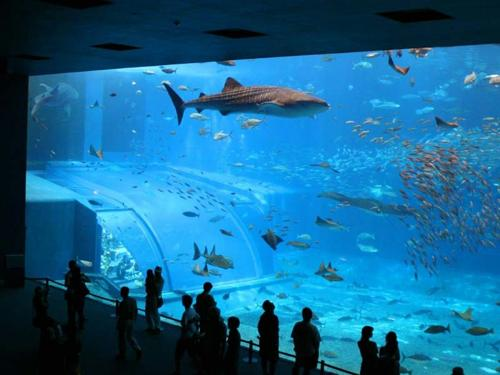
#> input picture CV_A/Assignment_1/data/aquarium/sun_acrwlrwonzyicgct.jpg, 500 x 375 px, given in place of cv_cover.jpg, which was not available
$ python test_1.py
#> lines starting #> are read from the running program, lines starting #| are printed output that depends on the picture; pictures that were not available may be replaced by others from this repository, and a replacement may not be noted
### CV_A/Assignment_3/python/helper.py
import numpy as np
import cv2
import scipy.io as sio
from matplotlib import pyplot as plt
import skimage.feature

PATCHWIDTH = 9

def briefMatch(desc1,desc2,ratio):

    matches = skimage.feature.match_descriptors(desc1,desc2,'hamming',cross_check=True,max_ratio=ratio)
    return matches


# [9 lines left out: function plotMatches, not called in this run]


def makeTestPattern(patchWidth, nbits):

    np.random.seed(0)
    compareX = patchWidth*patchWidth * np.random.random((nbits,1))
    compareX = np.floor(compareX).astype(int)
    np.random.seed(1)
    compareY = patchWidth*patchWidth * np.random.random((nbits,1))
    compareY = np.floor(compareY).astype(int)

    return (compareX, compareY)


def computePixel(img, idx1, idx2, width, center):

    halfWidth = width // 2
    col1 = idx1 % width - halfWidth
    row1 = idx1 // width - halfWidth
    col2 = idx2 % width - halfWidth
    row2 = idx2 // width - halfWidth
    return 1 if img[int(center[0]+row1)][int(center[1]+col1)] < img[int(center[0]+row2)][int(center[1]+col2)] else 0


def computeBrief(img, locs):

    patchWidth = 9
    nbits = 256
    compareX, compareY = makeTestPattern(patchWidth,nbits)
    m, n = img.shape

    halfWidth = patchWidth//2

    locs = np.array(list(filter(lambda x: halfWidth <= x[0] < m-halfWidth and halfWidth <= x[1] < n-halfWidth, locs)))
    desc = np.array([list(map(lambda x: computePixel(img, x[0], x[1], patchWidth, c), zip(compareX, compareY))) for c in locs])

    return desc, locs


def corner_detection(img, sigma):

    # fast method
    result_img = skimage.feature.corner_fast(img, n=PATCHWIDTH, threshold=sigma)
    locs = skimage.feature.corner_peaks(result_img, min_distance=1)
    return locs


# [31 lines left out: function loadVid, not called in this run]

### CV_A/Assignment_3/python/matchPics.py
import numpy as np
import cv2
import skimage.color
from helper import briefMatch
from helper import computeBrief
from helper import corner_detection

# Q2.1.4

def matchPics(I1, I2, opts):
        """
        Match features across images

        Input
        -----
        I1, I2: Source images
        opts: Command line args

        Returns
        -------
        matches: List of indices of matched features across I1, I2 [p x 2]
        locs1, locs2: Pixel coordinates of matches [N x 2]
        """
        print("computing image matches")
        ratio = opts.ratio  #'ratio for BRIEF feature descriptor'
        sigma = opts.sigma  #'threshold for corner detection using FAST feature detector'


        # TODO: Convert Images to GrayScale
        I1 = skimage.color.rgb2gray(I1)
        I2 = skimage.color.rgb2gray(I2)

        # TODO: Detect Features in Both Images
        # locs1 is just the detected corners of I1
        locs1 = corner_detection(I1, sigma)
        locs2 = corner_detection(I2, sigma)

        # TODO: Obtain descriptors for the computed feature locations
        # We use the breif descriptor to give the patch descriptions (patch of pixel width = 9)
        # for the corners(keypoints) which we obtained from corner_description

        # desc is the binary string (len(string)=256 and 256bits)
        # which serves as the feature descriptor
        desc1, locs1 = computeBrief(I1, locs1)
        desc2, locs2 = computeBrief(I2, locs2)

        # TODO: Match features using the descriptors
        matches = briefMatch(desc1, desc2, ratio)
        print(f'Computed {matches.shape[0]} matches successfully')

        return matches, locs1, locs2

### CV_A/Assignment_3/python/opts.py
'''
Hyperparameters wrapped in argparse
This file contains most of tuanable parameters for this homework


You can change the values by changing their default fields or by command-line
arguments. For example, "python q2_1_4.py --sigma 0.15 --ratio 0.7"
'''

import argparse

def get_opts():
    parser = argparse.ArgumentParser(description='16-720 HW2: Homography')

    ## Feature detection (requires tuning)
    parser.add_argument('--sigma', type=float, default=0.15,
                        help='threshold for corner detection using FAST feature detector')
    parser.add_argument('--ratio', type=float, default=0.7,
                        help='ratio for BRIEF feature descriptor')

    ## Ransac (requires tuning)
    parser.add_argument('--max_iters', type=int, default=500,
                        help='the number of iterations to run RANSAC for')
    parser.add_argument('--inlier_tol', type=float, default=2.0,
                        help='the tolerance value for considering a point to be an inlier')

    ## Additional options (add your own hyperparameters here)

    ##
    opts = parser.parse_args()

    return opts

### CV_A/Assignment_3/python/test_1.py
from copy import deepcopy
from dataclasses import replace
import numpy as np
import cv2
import matplotlib.pyplot as plt
import skimage.color
import math
import random
from scipy import ndimage
from matchPics import matchPics
from helper import plotMatches
from opts import get_opts

def computeH(x1, x2):
    """
    Computes the homography based on
    matching points in both images

    Args:
        x1: keypoints in image 1
        x2: keypoints in image 2

    Returns:
        H2to1: the homography matrix
    """

    # Define a dummy H matrix
    A_build = []

    #? Define the A matrix for (Ah = 0) (A matrix size = N*2 x 9)
    for i in range(x1.shape[0]):
        row_1 = np.array([ x2[i,0], x2[i,1], 1, 0, 0, 0, -x1[i,0]*x2[i,0], -x1[i,0]*x2[i,1], -x1[i,0] ])
        row_2 = np.array([ 0, 0, 0, x2[i,0], x2[i,1], 1, -x1[i,1]*x2[i,0], -x1[i,1]*x2[i,1], -x1[i,1] ])
        A_build.append(row_1)
        A_build.append(row_2)

    A = np.stack(A_build, axis=0)

    #? Do the least squares minimization to get the homography matrix
    #? this is done as eigenvector coresponding to smallest eigen value of A`A = H matrix
    #! Which one is correct?
    u, s, v = np.linalg.svd(np.matmul(A.T, A))
    # u, s, v = np.linalg.svd(A)

    # here the linalg.svd gives v_transpose
    # but we need just V therefore we again transpose
    v = np.transpose(v)

    # print("the V matrix is \n", np.round(v, 3))
    # print("\n the singular matrix is \n", s)

    H2to1 = np.reshape(v[:,-1], (3,3))
    # print("unnormed Homography matrix is \n", H2to1)
    return H2to1

def computeH_norm(x1, x2):
    """
    Compute the normalized coordinates
    and also the homography matrix using computeH

    Args:
        x1 (Mx2): the matched locations of corners in img1
        x2 (Mx2): the matched locations of corners in img2

    Returns:
        H2to1: Hmography matrix after denormalization
    """
    # Q2.2.2
    # Compute the centroid of the points
    centroid_img_1 = np.sum(x1, axis=0)/x1.shape[0]
    centroid_img_2 = np.sum(x2, axis=0)/x2.shape[0]

    # print(f'centroid of img1 is {centroid_img_1} \n centroid of img2 is {centroid_img_2}')

    # Shift the origin of the points to the centroid
    # let origin for img1 be centroid_img_1 and similarly for img2
    #? Now translate every point such that centroid is at [0,0]
    moved_x1 = x1 - centroid_img_1
    moved_x2 = x2 - centroid_img_2

    #! Remove below lines after testing
    moved_centroid_img1 = np.sum(moved_x1, axis=0)/x1.shape[0]
    moved_centroid_img2 = np.sum(moved_x2, axis=0)/x2.shape[0]

    # print(f'updated centroid of img1 is {moved_centroid_img1} \n updated centroid of img2 is {moved_centroid_img2}')

    # Normalize the points so that the largest distance from the origin is equal to sqrt(2)
    # current_avg_dist_img1 = np.sqrt(np.sum(moved_x1[:,0]*moved_x1[:,0], axis=0) + np.sum(moved_x1[:,1]*moved_x1[:,1], axis=0))
    # current_avg_dist_img2 = np.sqrt(np.sum(moved_x2[:,0]*moved_x2[:,0], axis=0) + np.sum(moved_x2[:,1]*moved_x2[:,1], axis=0))

    current_avg_dist_img1 = np.sum(np.sqrt(( (moved_x1[:,0] * moved_x1[:,0])+(moved_x1[:,1]*moved_x1[:,1]) )))/x1.shape[0]
    current_avg_dist_img2 = np.sum(np.sqrt(( (moved_x2[:,0] * moved_x2[:,0])+(moved_x2[:,1]*moved_x2[:,1]) )))/x2.shape[0]

    # print(f'avg dist of img1 is {current_avg_dist_img1} \n avg dist of img2 is {current_avg_dist_img2}')
    # moved and scaled image 1 points

    scale1 = (1 / (current_avg_dist_img1)) * np.sqrt(2)
    scale2 = (1 / (current_avg_dist_img2)) * np.sqrt(2)
    moved_scaled_x1 = moved_x1 * scale1
    moved_scaled_x2 = moved_x2 * scale2

    # print("scale1 is", scale1)
    # print("scale2 is", scale2)

    #! Remove the below lines after testing
    updated_avg_dist_img1 = np.sum(np.sqrt(( (moved_scaled_x1[:,0] * moved_scaled_x1[:,0])+(moved_scaled_x1[:,1]*moved_scaled_x1[:,1]) )))/x1.shape[0]
    updated_avg_dist_img2 = np.sum(np.sqrt(( (moved_scaled_x2[:,0] * moved_scaled_x2[:,0])+(moved_scaled_x2[:,1]*moved_scaled_x2[:,1]) )))/x2.shape[0]
    # print(f'avg dist of img1 is {updated_avg_dist_img1} \n avg dist of img2 is {updated_avg_dist_img2}')

    # Similarity transform 1
    #? We construct the transformation matrix to be 3x3 as it has to be same shape of Homography
    t1 = np.diag([scale1, scale1, 1])
    t1[0:2,2] = -scale1*centroid_img_1

    # Similarity transform 2
    t2 = np.diag([scale2, scale2, 1])
    t2[0:2,2] = -scale2*centroid_img_2

    # Compute homography
    H = computeH(moved_scaled_x1, moved_scaled_x2)

    # Denormalization
    H2to1 = np.matmul(np.linalg.inv(t1), np.matmul(H, t2))

    return H2to1

def create_matched_points(matches, locs1, locs2):
    """
    Match the corners in img1 and img2 according to the BRIEF matched points

    Args:
        matches (Mx2): Vector containing the index of locs1 and locs2 which matches
        locs1 (Nx2): Vector containing corner positions for img1
        locs2 (Nx2):  Vector containing corner positions for img2

    Returns:
        _type_: _description_
    """
    matched_points = np.array([0.0,0.0,0.0,0.0], dtype=np.float32)
    for i in range(matches.shape[0]):
        matched_points = np.vstack((matched_points,
                                    np.array([locs1[matches[i,0],0],
                                              locs1[matches[i,0],1],
                                              locs2[matches[i,1],0],
                                              locs2[matches[i,1],1]])))

    # remove the first dummy value and return
    return matched_points[1:,:]

def test_homography(im_dst, im_src, h):
    # h = np.linalg.inv(h)
    # Warp destination image to source image based on homography
    # im_out = cv2.warpPerspective(im_dst, h, (im_dst.shape[1]+200,im_dst.shape[0]+200))
    im_out = cv2.warpPerspective(im_src, h, (im_dst.shape[1],im_dst.shape[0]))

    # Display images
    cv2.imshow("Source Image", im_src)
    cv2.imshow("Destination Image", im_dst)
    cv2.imshow("Warped Destination Image", im_out)
    cv2.waitKey()

def computeH_ransac(locs1, locs2, opts):
    #Q2.2.3
    #Compute the best fitting homography given a list of matching points
    max_iters = opts.max_iters  # the number of iterations to run RANSAC for
    inlier_tol = opts.inlier_tol # the tolerance value for considering a point to be an inlier

    # define size of both locs1 and locs2
    num_rows = locs1.shape[0]

    # define a container for keeping track of inlier counts
    final_inlier_count = 0
    final_distance_error = 10000

    #? Create a boolean vector of length N where 1 = inlier and 0 = outlier
    for i in range(max_iters):
        test_locs1 = deepcopy(locs1)
        test_locs2 = deepcopy(locs2)
        # chose a random sample of 4 points to find H
        rand_index = []

        rand_index = random.sample(range(int(locs1.shape[0])),k=4)

        rand_points_1 = []
        rand_points_2 = []

        for j in rand_index:
            rand_points_1.append(locs1[j,:])
            rand_points_2.append(locs2[j,:])

        test_locs1 = np.delete(test_locs1, rand_index, axis=0)
        test_locs2 = np.delete(test_locs2, rand_index, axis=0)

        correspondence_points_1 = np.vstack(rand_points_1)
        correspondence_points_2 = np.vstack(rand_points_2)

        ref_H = computeH_norm(correspondence_points_1, correspondence_points_2)
        inliers, inlier_count, distance_error = compute_inliers(ref_H, test_locs1, test_locs2, inlier_tol)

        if (inlier_count > final_inlier_count) and (distance_error < final_distance_error):
            final_inlier_count = inlier_count
            final_inliers = inliers
            most_inlier_h = ref_H
            final_corresp_points_1 = correspondence_points_1
            final_corresp_points_2 = correspondence_points_2
            final_distance_error = distance_error

    print("original point count is", locs1.shape[0])
    print("final inlier count is", final_inlier_count)
    print("final inlier's cumulative distance error is", final_distance_error)

    delete_indexes = np.where(final_inliers==0)
    print("delete indexes is", delete_indexes)
    final_locs_1 = np.delete(test_locs1, delete_indexes, axis=0)
    final_locs_2 = np.delete(test_locs2, delete_indexes, axis=0)

    final_locs_1 = np.vstack((final_locs_1, final_corresp_points_1))
    final_locs_2 = np.vstack((final_locs_2, final_corresp_points_2))

    print("refined_locs1 shape is", final_locs_1.shape)
    print("refined_locs2 shape is", final_locs_2.shape)

    bestH2to1 = computeH_norm(final_locs_1, final_locs_2)
    return bestH2to1, final_inliers

def compute_inliers(H, x1, x2, tol):
    inliers = []
    count = 0
    distance_error_sum = 0
    for i in range(x1.shape[0]):
        p1 = x1[i,:]
        p1 = np.append(p1, 1)
        p2 = x2[i,:]

        point2_estimate_no_scale = np.matmul(H, p1)
        p2_est = np.array([point2_estimate_no_scale[0]/point2_estimate_no_scale[2],
                            point2_estimate_no_scale[1]/point2_estimate_no_scale[2]])

        # distance between 2 points
        dist_error = math.sqrt(math.pow((p1[1]-p2_est[1]),2) + math.pow((p1[0]-p2_est[0]),2))
        distance_error_sum += dist_error
        print("dist error is", dist_error)

        if dist_error < tol:
            inliers.append(1)
            count += 1
        else:
            inliers.append(0)

    inliers = np.array(inliers)
    # print("inlier count is", count)
    # print("inliers is", inliers)
    return inliers, count, distance_error_sum


if __name__ == "__main__":

    opts = get_opts()
    image1 = cv2.imread('../data/cv_cover.jpg')
#> image1 is the input picture: shape (375, 500, 3); mean B, G, R 147.8, 104.2, 21.8
    # image2 = ndimage.rotate(image1, 3)
    image2 = cv2.imread('../data/cv_desk.png')
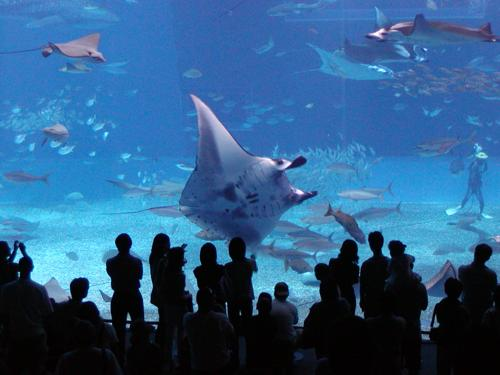
#> input picture CV_A/Assignment_1/data/aquarium/sun_aegjsohwfecizxjd.jpg, 500 x 375 px, given in place of cv_desk.png, which was not available
#> image2 is the input picture: shape (375, 500, 3); mean B, G, R 137.4, 94.1, 46.4


    image1_gray = skimage.color.rgb2gray(image1)
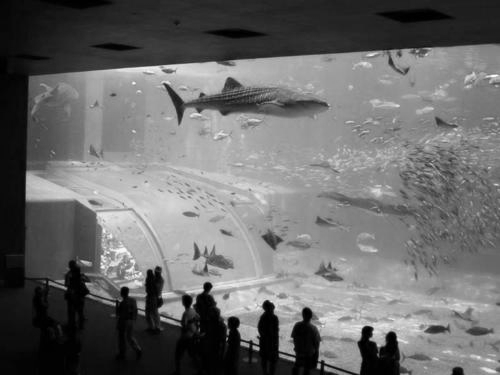
#> image1_gray: shape (375, 500) float64; min 0, max 0.989, mean 0.422
    image2_gray = skimage.color.rgb2gray(image2)
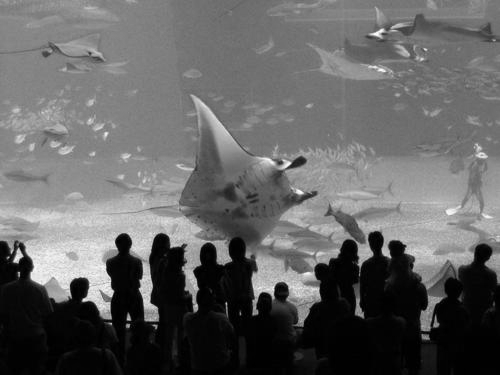
#> image2_gray: shape (375, 500) float64; min 0, max 0.992, mean 0.392

    matches, locs1, locs2 = matchPics(image1, image2, opts)
#> in corner_detection, `result_img = skimage.feature.corner_fast(img, n=PATCHWIDTH, threshold=..`:
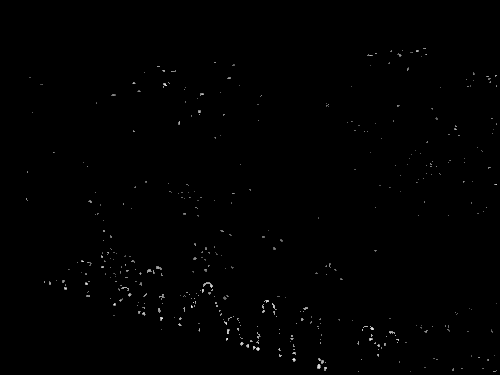
#> result_img: shape (375, 500) float64; min 0, max 7.72, mean 0.0301; drawn with min black and max white
#> in corner_detection, `locs = skimage.feature.corner_peaks(result_img, min_distance=1)`: locs = 419 pairs, first value 48 to 371, second value 26 to 496
#> in matchPics, `locs1 = corner_detection(I1, sigma)`: locs1 has the same summary as locs in corner_detection
#> call 2 of corner_detection, with sigma = 0.15
#> in corner_detection (call 2), `result_img = skimage.feature.corner_fast(img, n=PATCHWIDTH, threshold=..`:
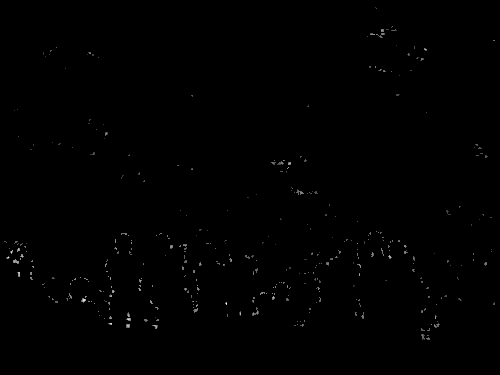
#> result_img: shape (375, 500) float64; min 0, max 11.03, mean 0.0337; drawn with min black and max white
#> in corner_detection (call 2), `locs = skimage.feature.corner_peaks(result_img, min_distance=1)`: locs = 385 pairs, first value 8 to 338, second value 4 to 494
#> in matchPics, `locs2 = corner_detection(I2, sigma)`: locs2 has the same summary as locs in corner_detection
#> in computeBrief, `locs = np.array(list(filter(lambda x: halfWidth <= x[0] < m-halfWidth ..`: locs = 411 pairs, first value 48 to 369, second value 26 to 494
#> in matchPics, `desc1, locs1 = computeBrief(I1, locs1)`: locs1 has the same summary as locs in computeBrief
#> in briefMatch, `matches = skimage.feature.match_descriptors(desc1,desc2,'hamming',cros..`: matches = [[17, 139], [20, 291], [68, 113], [120, 238], [121, 373], [129, 323], [131, 377], [176, 185], [181, 367], [197, 131], [231, 316]]
#| Computed 11 matches successfully
#> locs1 has the same summary as locs in computeBrief; locs2 = 385 pairs, first value 8 to 338, second value 4 to 494

    # invert the columns of locs1 and locs2
    locs1[:, [1, 0]] = locs1[:, [0, 1]]
    locs2[:, [1, 0]] = locs2[:, [0, 1]]

    matched_points = create_matched_points(matches, locs1, locs2)
#> the loop in create_matched_points, `for i in range(matches.shape[0]):` made 11 passes
#> matched_points on passes 1 to 2: [[0, 0, 0, 0], [228, 330, 358, 300]], [[0, 0, 0, 0], [228, 330, 358, 300], [193, 302, 300, 321]]
#> after the loop in create_matched_points, `for i in range(matches.shape[0]):`: matched_points = [[0, 0, 0, 0], [228, 330, 358, 300], [193, 302, 300, 321], [394, 333, 128, 235], [157, 66, 308, 272], [90, 201, 43, 53], [375, 53, 58, 144], [426, 331, 434, 253], [161, 274, 184, 276], [224, 114, 45, 56], [27, 172, 253, 273], [214, 296, 357, 221]]
#> matched_points = [[228, 330, 358, 300], [193, 302, 300, 321], [394, 333, 128, 235], [157, 66, 308, 272], [90, 201, 43, 53], [375, 53, 58, 144], [426, 331, 434, 253], [161, 274, 184, 276], [224, 114, 45, 56], [27, 172, 253, 273], [214, 296, 357, 221]]
    h, inlier = computeH_ransac(matched_points[:,0:2], matched_points[:,2:], opts)
#> the loop in computeH_ransac, `for i in range(max_iters):` made 500 passes
#> distance_error on passes 1 to 3: 1476.8, 2132.2, 5059.8
#> after the loop in computeH_ransac, `for i in range(max_iters):`: final_distance_error = 10000; final_inlier_count = 0
#> (the run stopped early here; a loop or call above may not have finished)
